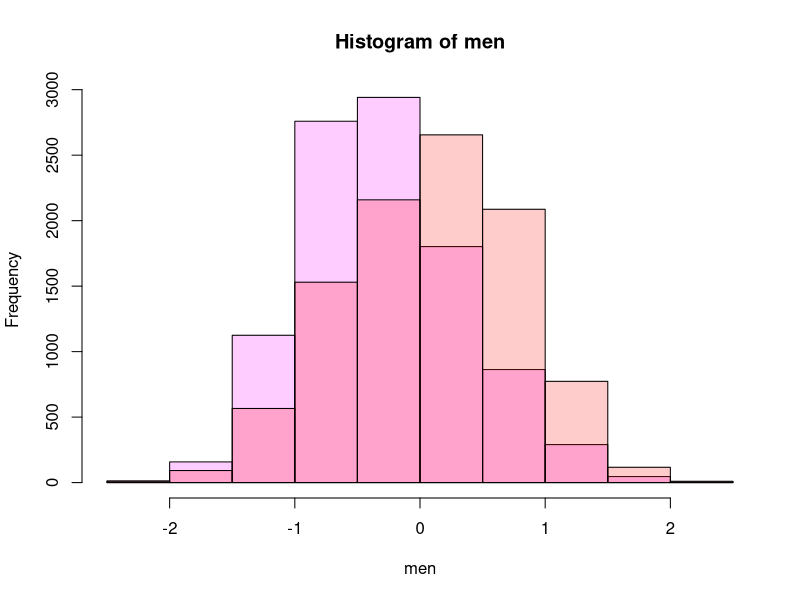
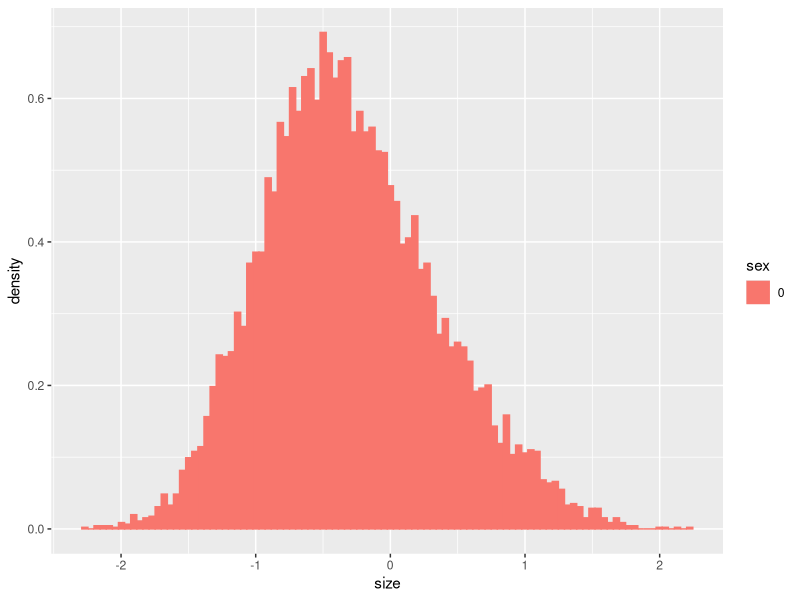
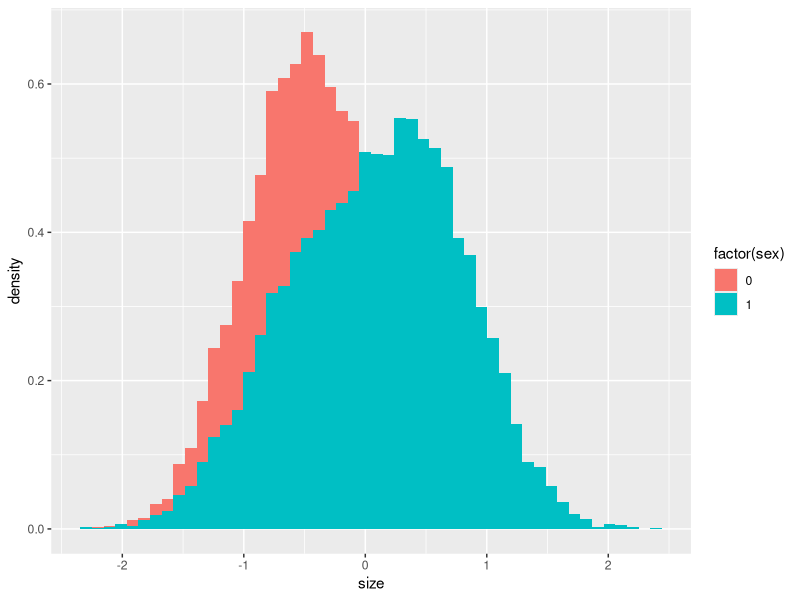
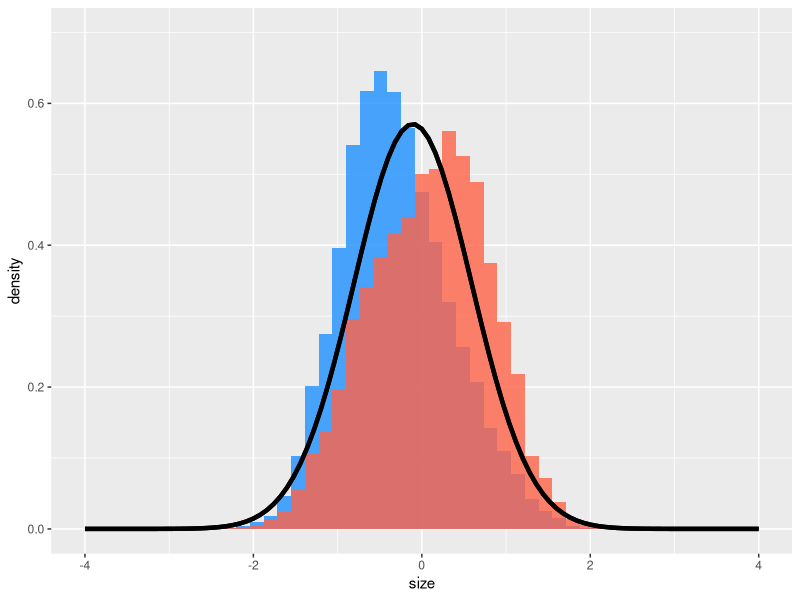
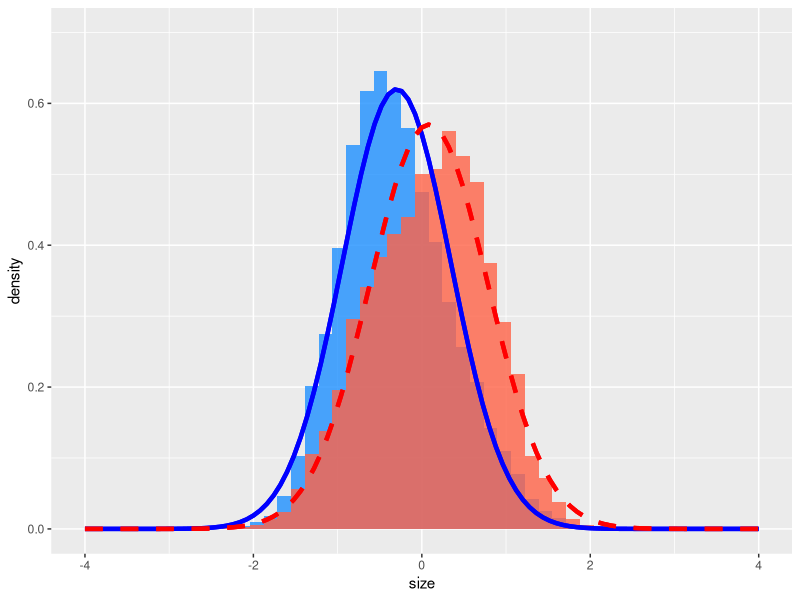
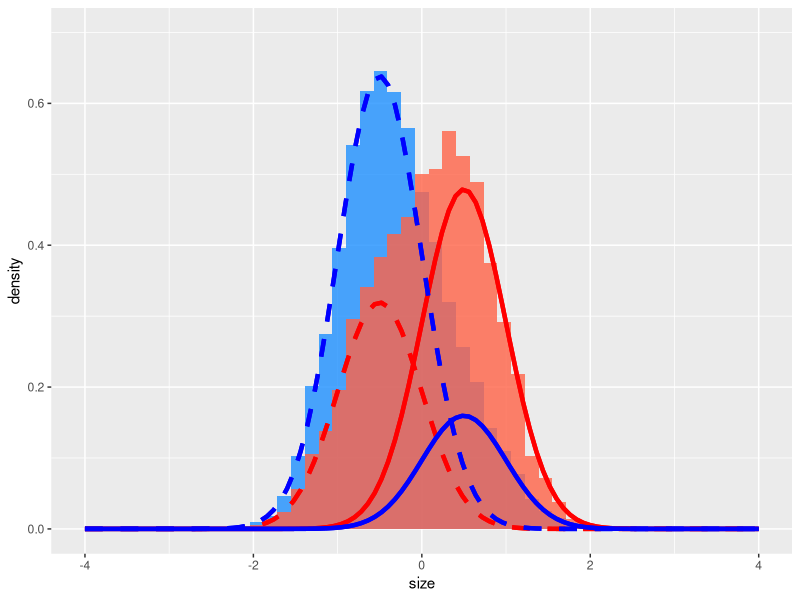

The R script that drew these images, in order:
library(ggplot2)
library(dplyr)
library(tidyverse)

plot_mix_comps <- function(x, mu, sigma, lam) {
  lam * dnorm(x, mu, sigma)
}

sample_size = 10000
masculine <- rnorm(sample_size, 0.5, 0.5)
feminine <- rnorm(sample_size, -0.5, 0.5)

men <- ifelse(runif(sample_size) > 0.8, masculine, feminine)
women <- ifelse(runif(sample_size) > 0.6, feminine, masculine)

hist(men, col = rgb(1,0,1,alpha = 0.2))
hist(women, add = T, col = rgb(1,0,0,alpha = 0.2))

data = data.frame(sex = factor(c(rep(0,sample_size),rep(1,sample_size))), 
                  size = c(men,women))
data %>% 
  filter(sex == 0) %>% 
  ggplot(aes(x = size, fill =sex, colour = sex)) + 
  geom_histogram(aes(y =..density..),bins = 100)

data %>% 
  ggplot(aes(x = size, fill = factor(sex))) + 
  geom_histogram(aes(y =..density..),bins = 50, position = "identity")
  

theoretical_curve_unimodel <- data %>% 
  ggplot(aes(x = size, fill =factor(sex))) + 
  geom_histogram(aes(y =..density..),bins = 50, position = "identity",
                 alpha=.8)+
  scale_fill_manual(values = alpha(c('dodgerblue','tomato'),.1)) + 
  stat_function(fun = dnorm, args = list(mean = mean(c(men,women)), 
                                         sd = sd(c(men,women))),size=1.5) + 
  xlim(c(-4,4)) +
  ylim(c(0,0.7)) +
  theme(legend.position="none")

ggsave("theoretical_model_single_model_for_all_people.png", theoretical_curve_unimodel)

theoretical_curve_prue_type <- data %>% 
  ggplot(aes(x = size, fill =factor(sex))) + 
  geom_histogram(aes(y =..density..),bins = 50, position = "identity",
                 alpha=.8)+
  scale_fill_manual(values = alpha(c('dodgerblue','tomato'),.1)) + 
  stat_function(fun = dnorm, args = list(mean = mean(c(men)), 
                                         sd = sd(c(men))),size=1.5,
                linetype = "solid", colour="blue") + 
  stat_function(fun = dnorm, args = list(mean = mean(c(women)), 
                                         sd = sd(c(women))),size=1.5,
                linetype = "dashed", colour="red") + 
  xlim(c(-4,4)) +
  ylim(c(0,0.7))+
  theme(legend.position="none")
ggsave("theoretical_model_pure_model_.png", theoretical_curve_prue_type)

theretical_model_mosaic <- data %>% 
  ggplot(aes(x = size, fill =factor(sex))) + 
  geom_histogram(aes(y =..density..),bins = 50, position = "identity",
                 alpha=0.8)+
  scale_fill_manual(values = alpha(c('dodgerblue', 'tomato'),.1)) + 
  stat_function(geom = "line", fun = plot_mix_comps,
                args = list(0.5, 0.5, lam = 0.6),
                linetype = "solid", colour="red", lwd=1.5) +
  stat_function(geom = "line", fun = plot_mix_comps,
                args = list(-0.5, 0.5, lam = 0.4),
                linetype = "dashed", colour="red", lwd=1.5) +
  stat_function(geom = "line", fun = plot_mix_comps,
                args = list(0.5, 0.5, lam = 0.2),
                linetype = "solid", colour="blue", lwd=1.5) +
  stat_function(geom = "line", fun = plot_mix_comps,
                args = list(-0.5, 0.5, lam = 0.8),
                linetype = "dashed", colour="blue", lwd=1.5) +
  xlim(c(-4,4)) +
  ylim(c(0,0.7))+
  theme(legend.position="none")
ggsave("theoretical_mosaic_mixture_model.png", theretical_model_mosaic)
